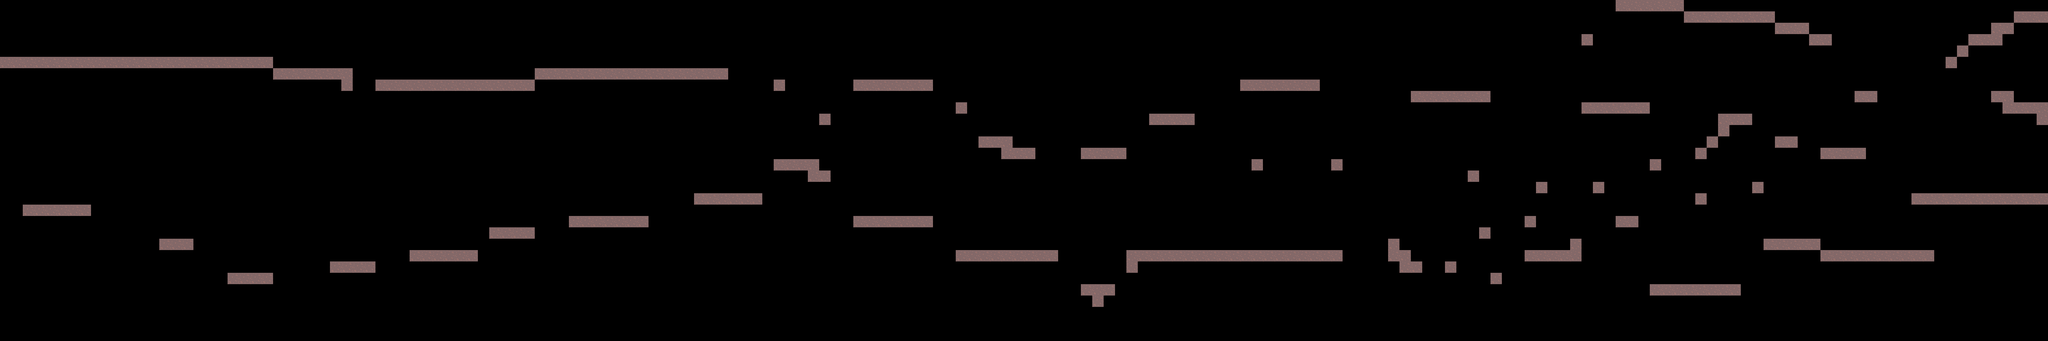

Tiled map render using the project's own tile images. Description and the map definition, with tile-layer contents summarised, below:
An orthogonal 180x30 tile map with 32x32 px tiles, 1 tile layer (Tile Layer 1).

<map version="1.2" tiledversion="1.3.5" orientation="orthogonal" renderorder="right-down" width="180" height="30" tilewidth="32" tileheight="32" infinite="0" nextlayerid="3" nextobjectid="1">
 <tileset firstgid="1" name="tileset2" tilewidth="32" tileheight="32" tilecount="42" columns="7">
  <image source="../Textures/tileset2.png" width="224" height="192" />
 </tileset>
 <layer id="1" name="Tile Layer 1" width="180" height="30">
  <data>[5400 cells, 304 non-empty, 1 distinct tile ids]</data>
 </layer>
</map>
